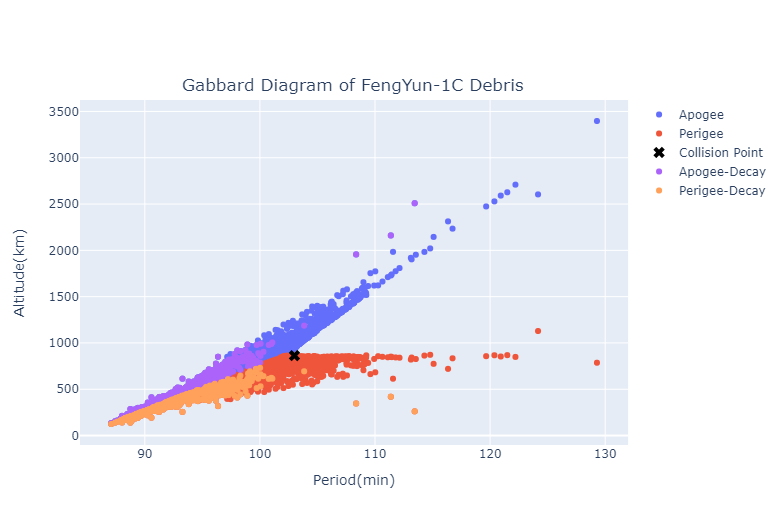
#> input picture Gabbard Fengyun.PNG, 783 x 525 px, given in place of 800px-Mercator_Projection.png, which was not available
$ jupyter execute --allow-errors nick_plot_near_collisions.ipynb
#> lines starting #> are read from the running program, lines starting #| are printed output that depends on the picture; pictures that were not available may be replaced by others from this repository, and a replacement may not be noted
### pkg/orbital_congestion/socrates.py
import pandas as pd
from os import listdir, remove
from os.path import isfile, join
import re

import spacetrack.operators as op
from spacetrack import SpaceTrackClient
from datetime import datetime, timedelta

from tqdm import tqdm

def get_all_socrates_data(path):
    '''
    Builds a dataframe out of all the socrates data files

    Parameters:
    -----------
    path : str
        Relative file path of socrates files

    Returns
    -------
    df : Pandas Dataframe
        Combined set of all socrates data
    '''
#> called with path = '../../data/socrates/'
    files = [ (match[0],match[1]) for f in listdir(path) if isfile(join(path, f))  if (match:=re.search('^socrates_([0-9]{14})\.csv(\.gz)?$', f))]
    files

    # Build single dataset
    df = pd.DataFrame()
    for file,date in tqdm(files):
        tmp_df = pd.read_csv(path + file)
        df = pd.concat([df,tmp_df])


    # Fix dates and timedeltas
    df['extract_date'] = pd.to_datetime(df['extract_date'], format='%Y-%m-%d %H:%M:%S.%f')
    df['start_time'] = pd.to_datetime(df['start_time'], format='%Y %b %d %H:%M:%S.%f')
    df['tca_time'] = pd.to_datetime(df['tca_time'], format='%Y %b %d %H:%M:%S.%f')
    df['stop_time'] = pd.to_datetime(df['stop_time'], format='%Y %b %d %H:%M:%S.%f')
    df['sat1_days_epoch'] = pd.to_timedelta(df['sat1_days_epoch'], 'd')
    df['sat2_days_epoch'] = pd.to_timedelta(df['sat2_days_epoch'], 'd')
    df['sat1_last_epoch'] = df['tca_time'] - df['sat1_days_epoch']
    df['sat2_last_epoch'] = df['tca_time'] - df['sat2_days_epoch']

    # Add "pair" column
    df['sat_pair'] = df.apply(lambda x: x['sat1_name'] + '-' + x['sat2_name'], axis=1)

    return df


socrates_group_num = 0
def get_socrates_cleaned_data(path):
    '''
    Builds a dataframe out of all the socrates data files
    and remove duplicates and sorts

    Parameters:
    -----------
    path : str
        Relative file path of socrates files

    Returns
    -------
    df : Pandas Dataframe
        Combined set of all socrates data
    '''

    # [5 lines left out: function __set_group_number, not called in this run]

    df = get_all_socrates_data(path)

    # Clean the data
    # Remove duplicates - keep the first occurence of a sat-pair and tca_time
    df = df.drop_duplicates(subset=['sat_pair', 'tca_time'], keep='first')

    # Set a group number (some entries have TCA times that change slightly and these will be grouped together)
    df = df.sort_values(['sat_pair','tca_time'])
    df['group'] = ((df['sat_pair'] != df['sat_pair'].shift(1)) | (df['tca_time']-df['tca_time'].shift(1) > pd.Timedelta('1 min'))).apply(__set_group_number)

    # Resort
    df = df.sort_values(['group','extract_date'])

    return df

# [26 lines left out: function get_socrates_with_tle_data, not called in this run]

def get_all_socrates_and_tle_data(socrates_files_path, tle_file_path):
    '''
    Returns Socrates and TLE data joined together

    Parameters:
    -----------
    socrates_files_path : str
        Relative file path of socrates files

    tle_file_path : str
        Relative file path of TLE data

    Returns
    -------
    soc_df : Pandas Dataframe
        Socrates complete data

    tle_df : Pandas Dataframe
        Trimmed set of socrates data with TLE data (from file only)
    '''

    soc_df = get_socrates_cleaned_data(socrates_files_path)
    tle_df = get_socrates_with_tle_data(soc_df, tle_file_path)

    return soc_df, tle_df

# [46 lines left out: function assign_socrates_category, not called in this run]

### playground/nick_socrates/nick_plot_near_collisions.ipynb
[cell 1]
import pandas as pd
from os import listdir
from os.path import isfile, join
import re
import numpy as np
from datetime import datetime, timedelta
from tqdm import tqdm

from skyfield.api import Loader, EarthSatellite
from skyfield.timelib import Time
from skyfield.api import utc

import plotly as py
import plotly.graph_objs as go
import cv2

#> (the rest of this cell did not finish here and is left out)

[cell 2]
import sys
sys.path.append('../..')
from pkg.orbital_congestion import socrates

socrates_files_path = '../../data/socrates/'
tle_file_path = '../../data/socrates_tca_gp_history_tle.pkl.gz'

#> (the rest of this cell did not finish here and is left out)

[cell 3]
def get_earth_texture(size):
    # Texture
#> called with size = 400
    img = cv2.imread('../3dearth/Textures/800px-Mercator_Projection.png')
#> img is the input picture: shape (525, 783, 3); mean B, G, R 247, 241.3, 240.6
    display(img.shape)
    img = cv2.cvtColor(img, cv2.COLOR_BGR2GRAY) # convert to greyscale
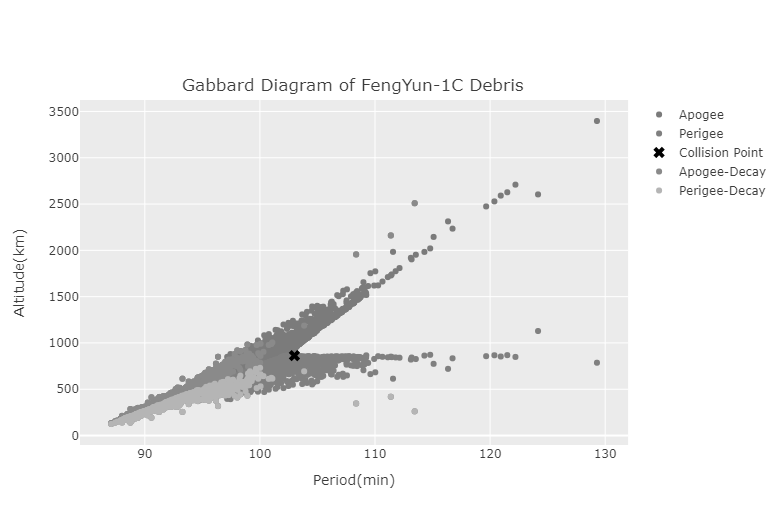
#> img: shape (525, 783); min 0, max 255, mean 241.7
    img = cv2.resize(img, (size,size), interpolation = cv2.INTER_AREA)  #resize image to match graph linspace
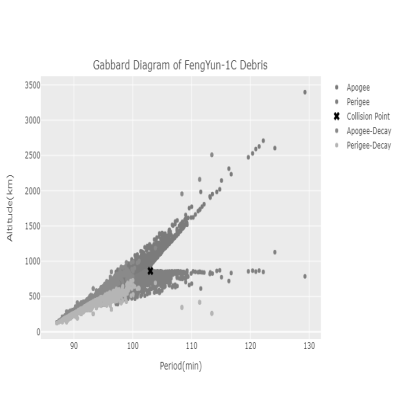
#> img: shape (400, 400); min 0, max 255, mean 241.7
    img = np.fliplr(img) # flip the image
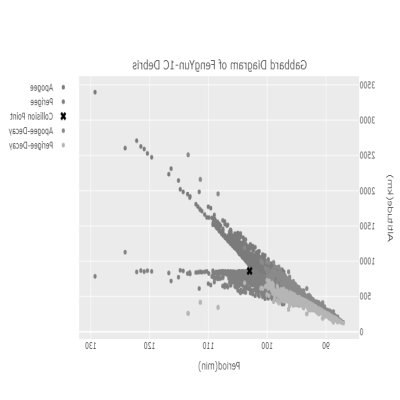
#> img: shape (400, 400); min 0, max 255, mean 241.7
    axis = 1
    #img = np.roll(img, int(img.shape[axis]/2), axis=axis) # roll the image
    img = cv2.rotate(img, cv2.ROTATE_90_COUNTERCLOCKWISE) # rotate the image
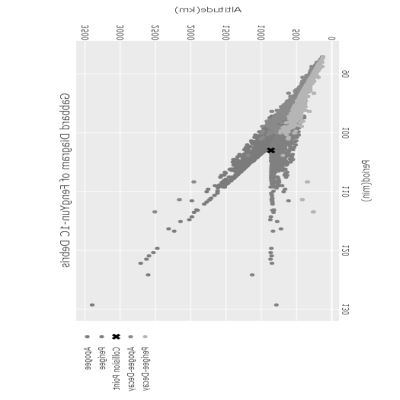
#> img: shape (400, 400); min 0, max 255, mean 241.7
    surfcolor = img

    # Coloring
    pl_grey =[[0.0, 'rgb(0, 0, 0)'],
     [0.05, 'rgb(13, 13, 13)'],
     [0.1, 'rgb(29, 29, 29)'],
     [0.15, 'rgb(45, 45, 45)'],
     [0.2, 'rgb(64, 64, 64)'],
     [0.25, 'rgb(82, 82, 82)'],
     [0.3, 'rgb(94, 94, 94)'],
     [0.35, 'rgb(108, 108, 108)'],
     [0.4, 'rgb(122, 122, 122)'],
     [0.45, 'rgb(136, 136, 136)'],
     [0.5, 'rgb(150, 150, 150)'],
     [0.55, 'rgb(165, 165, 165)'],
     [0.6, 'rgb(181, 181, 181)'],
     [0.65, 'rgb(194, 194, 194)'],
     [0.7, 'rgb(206, 206, 206)'],
     [0.75, 'rgb(217, 217, 217)'],
     [0.8, 'rgb(226, 226, 226)'],
     [0.85, 'rgb(235, 235, 235)'],
     [0.9, 'rgb(243, 243, 243)'],
     [0.95, 'rgb(249, 249, 249)'],
     [1.0, 'rgb(255, 255, 255)']]
    return surfcolor, pl_grey

def draw_earth():
    size = 400  # resolution of earth - higher looks nicer but its slower
    earth_radius = 6378.

    # Coefficients
    coefs = (1, 1, 1)
    rx, ry, rz = [earth_radius/np.sqrt(coef) for coef in coefs]

    theta = np.linspace(0,2*np.pi,size)
    phi = np.linspace(0,np.pi,size)
    x = rx * np.outer(np.cos(theta),np.sin(phi))
    y = ry * np.outer(np.sin(theta),np.sin(phi))
    z = rz * np.outer(np.ones(size),np.cos(phi))  # note this is 2d now

    # Earth texture
    surfcolor, pl_grey = get_earth_texture(size)
#> pl_grey = 21 items, first 6: [0, 'rgb(0, 0, 0)'], [0.05, 'rgb(13, 13, 13)'], [0.1, 'rgb(29, 29, 29)'], [0.15, 'rgb(45, 45, 45)'], [0.2, 'rgb(64, 64, 64)'], [0.25, 'rgb(82, 82, 82)']

    data = go.Surface(
        x=x,
        y=y,
        z=z,
        surfacecolor=surfcolor,
        colorscale=pl_grey,
        showscale=False
    )

    layout = go.Layout(
        title='Earth',
        autosize=False,
        width=800,
        height=700,
        margin=go.layout.Margin(
            l=65,
            r=50,
            b=65,
            t=90
        )
    )
    fig = go.Figure(data=data, layout=layout)
    return fig

def plot_each_near_collisions(fig, tle_df):
    df = tle_df[tle_df['sat1_tle'].notnull()][['sat1_tle', 'tca_time']]
    nc_xyz = []
    for idx, row in tqdm(df.iterrows()):
        sat = EarthSatellite(*row['sat1_tle'].split(','))
        tca = row['tca_time']
        tca = tca.replace(tzinfo=utc)
        time = ts.utc(tca)
        nc_xyz.append(sat.at(time).position.km)

    x,y,z = zip(*nc_xyz)
    data = go.Scatter3d(
        x=x,
        y=y,
        z=z,
        name='Near-Collisions',
        mode='markers',
        marker=dict(
            color='red',
            size=3
        )
    )
    fig.add_trace(data)

    return fig

$ run again, on dashboard/images/AQUA (27424).png
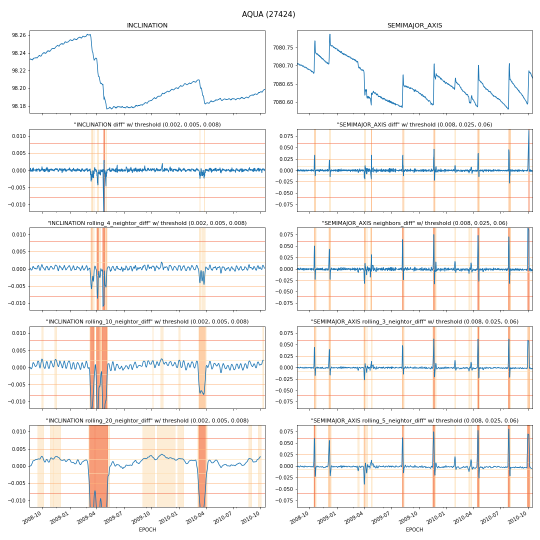
#> input picture dashboard/images/AQUA (27424).png, 1080 x 1080 px, given in place of 800px-Mercator_Projection.png, which was not available (shown at 1/2 size)
#> in get_earth_texture, img is the input picture: shape (1080, 1080, 3); mean B, G, R 240.8, 242.4, 244.6
#> in get_earth_texture, `img = np.fliplr(img)`:
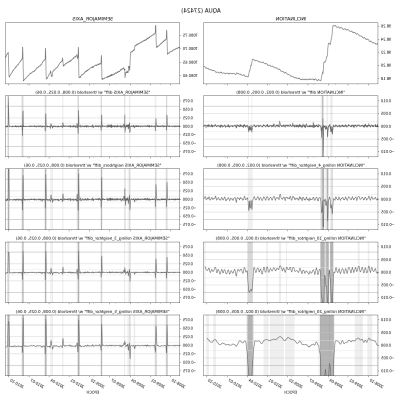
#> img: shape (400, 400); min 64, max 255, mean 242.9
#> in get_earth_texture, `img = cv2.rotate(img, cv2.ROTATE_90_COUNTERCLOCKWISE)`:
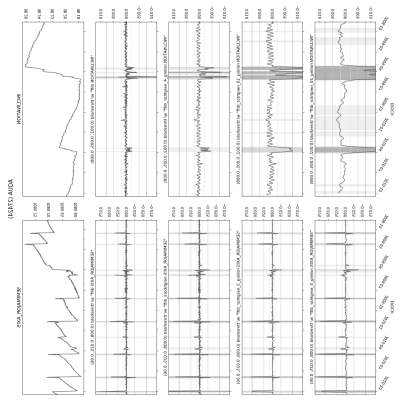
#> img: shape (400, 400); min 64, max 255, mean 242.9
#> pl_grey = 21 items, first 6: [0, 'rgb(0, 0, 0)'], [0.05, 'rgb(13, 13, 13)'], [0.1, 'rgb(29, 29, 29)'], [0.15, 'rgb(45, 45, 45)'], [0.2, 'rgb(64, 64, 64)'], [0.25, 'rgb(82, 82, 82)']

$ run again, on dashboard/images/AQUA (27424)_combined.png
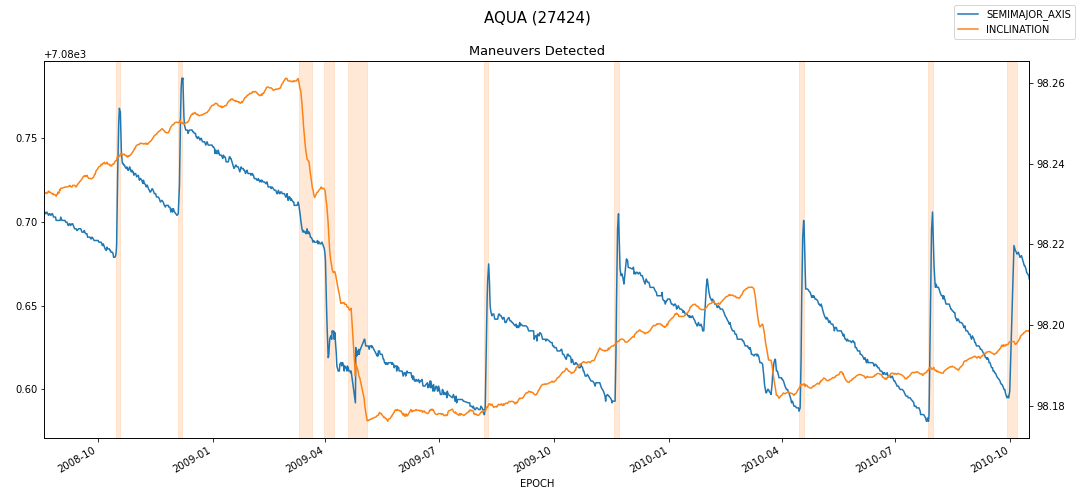
#> input picture dashboard/images/AQUA (27424)_combined.png, 1080 x 504 px, given in place of 800px-Mercator_Projection.png, which was not available
#> in get_earth_texture, img is the input picture: shape (504, 1080, 3); mean B, G, R 248, 249, 250
#> in get_earth_texture, `img = np.fliplr(img)`:
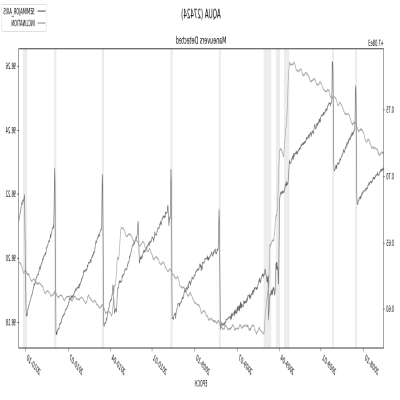
#> img: shape (400, 400); min 20, max 255, mean 249.2
#> in get_earth_texture, `img = cv2.rotate(img, cv2.ROTATE_90_COUNTERCLOCKWISE)`:
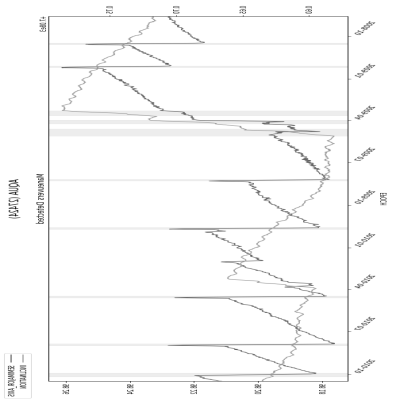
#> img: shape (400, 400); min 20, max 255, mean 249.2
#> pl_grey = 21 items, first 6: [0, 'rgb(0, 0, 0)'], [0.05, 'rgb(13, 13, 13)'], [0.1, 'rgb(29, 29, 29)'], [0.15, 'rgb(45, 45, 45)'], [0.2, 'rgb(64, 64, 64)'], [0.25, 'rgb(82, 82, 82)']
